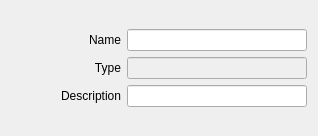
<?xml version="1.0" encoding="UTF-8"?>
<ui version="4.0">
 <class>Form</class>
 <widget class="QWidget" name="Form">
  <property name="geometry">
   <rect>
    <x>0</x>
    <y>0</y>
    <width>318</width>
    <height>136</height>
   </rect>
  </property>
  <property name="windowTitle">
   <string>Form</string>
  </property>
  <layout class="QVBoxLayout" name="verticalLayout_3">
   <item>
    <layout class="QHBoxLayout" name="horizontalLayout">
     <item>
      <layout class="QVBoxLayout" name="verticalLayout">
       <item>
        <widget class="QLabel" name="label">
         <property name="minimumSize">
          <size>
           <width>110</width>
           <height>0</height>
          </size>
         </property>
         <property name="text">
          <string>Name</string>
         </property>
         <property name="alignment">
          <set>Qt::AlignRight|Qt::AlignTrailing|Qt::AlignVCenter</set>
         </property>
        </widget>
       </item>
       <item>
        <widget class="QLabel" name="label_3">
         <property name="minimumSize">
          <size>
           <width>110</width>
           <height>0</height>
          </size>
         </property>
         <property name="text">
          <string>Type</string>
         </property>
         <property name="alignment">
          <set>Qt::AlignRight|Qt::AlignTrailing|Qt::AlignVCenter</set>
         </property>
        </widget>
       </item>
       <item>
        <widget class="QLabel" name="label_2">
         <property name="minimumSize">
          <size>
           <width>108</width>
           <height>0</height>
          </size>
         </property>
         <property name="text">
          <string>Description</string>
         </property>
         <property name="alignment">
          <set>Qt::AlignRight|Qt::AlignTrailing|Qt::AlignVCenter</set>
         </property>
        </widget>
       </item>
      </layout>
     </item>
     <item>
      <layout class="QVBoxLayout" name="verticalLayout_2">
       <item>
        <widget class="QLineEdit" name="ui_name"/>
       </item>
       <item>
        <widget class="QLineEdit" name="ui_type">
         <property name="enabled">
          <bool>false</bool>
         </property>
         <property name="readOnly">
          <bool>true</bool>
         </property>
        </widget>
       </item>
       <item>
        <widget class="QLineEdit" name="ui_description">
         <property name="readOnly">
          <bool>false</bool>
         </property>
        </widget>
       </item>
      </layout>
     </item>
    </layout>
   </item>
  </layout>
 </widget>
 <resources/>
 <connections/>
</ui>
